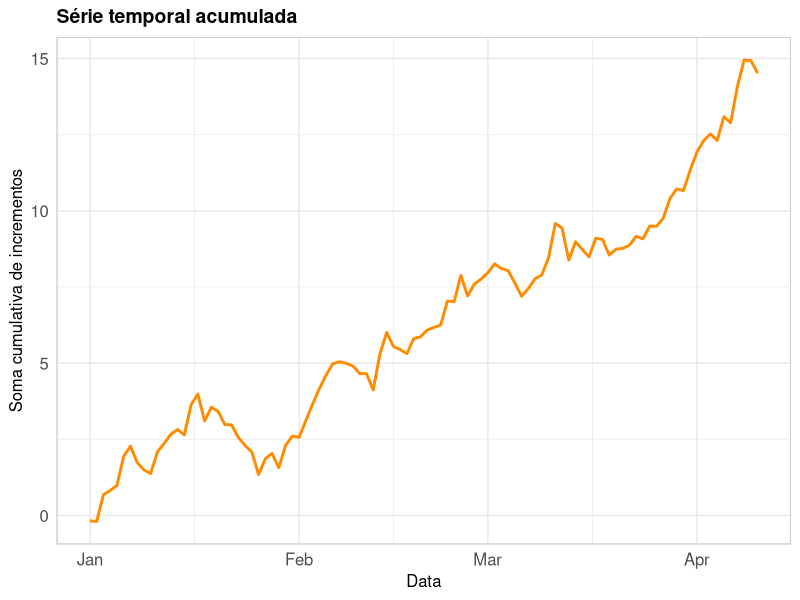

The R script that drew this image:
library(ggplot2)

# criar pasta de saida para figuras
dir_out <- "img"
if (!dir.exists(dir_out)) {
  dir.create(dir_out, recursive = TRUE)
}

# definir semente para reprodutibilidade
set.seed(123)

# criar conjunto de dados
data_inicial <- as.Date("2025-01-01")
n <- 100
datas <- data_inicial + 0:(n - 1)

df_ts <- data.frame(
  data = datas,
  valor = cumsum(rnorm(n, mean = 0.1, sd = 0.5))
)

plot_theme <- theme_minimal(base_size = 13) +
  theme(
    plot.title = element_text(face = "bold", size = 14),
    plot.subtitle = element_blank(),
    plot.caption = element_blank(),
    axis.title = element_text(size = 12, face = "plain"),
    axis.text = element_text(size = 12, face = "plain"),
    panel.background = element_rect(fill = "white", colour = "grey80"),
    panel.border = element_rect(fill = NA, colour = "grey80")
  )

# grafico de serie temporal
p_time <- ggplot(df_ts, aes(x = data, y = valor)) +
  geom_line(color = "darkorange", linewidth = 1) +
  labs(
    title = "Série temporal acumulada",
    x = "Data",
    y = "Soma cumulativa de incrementos"
  ) +
  plot_theme

# salvar grafico
ggsave(file.path(dir_out, "serie_temporal.png"),
  plot = p_time, width = 6, height = 4, dpi = 300)